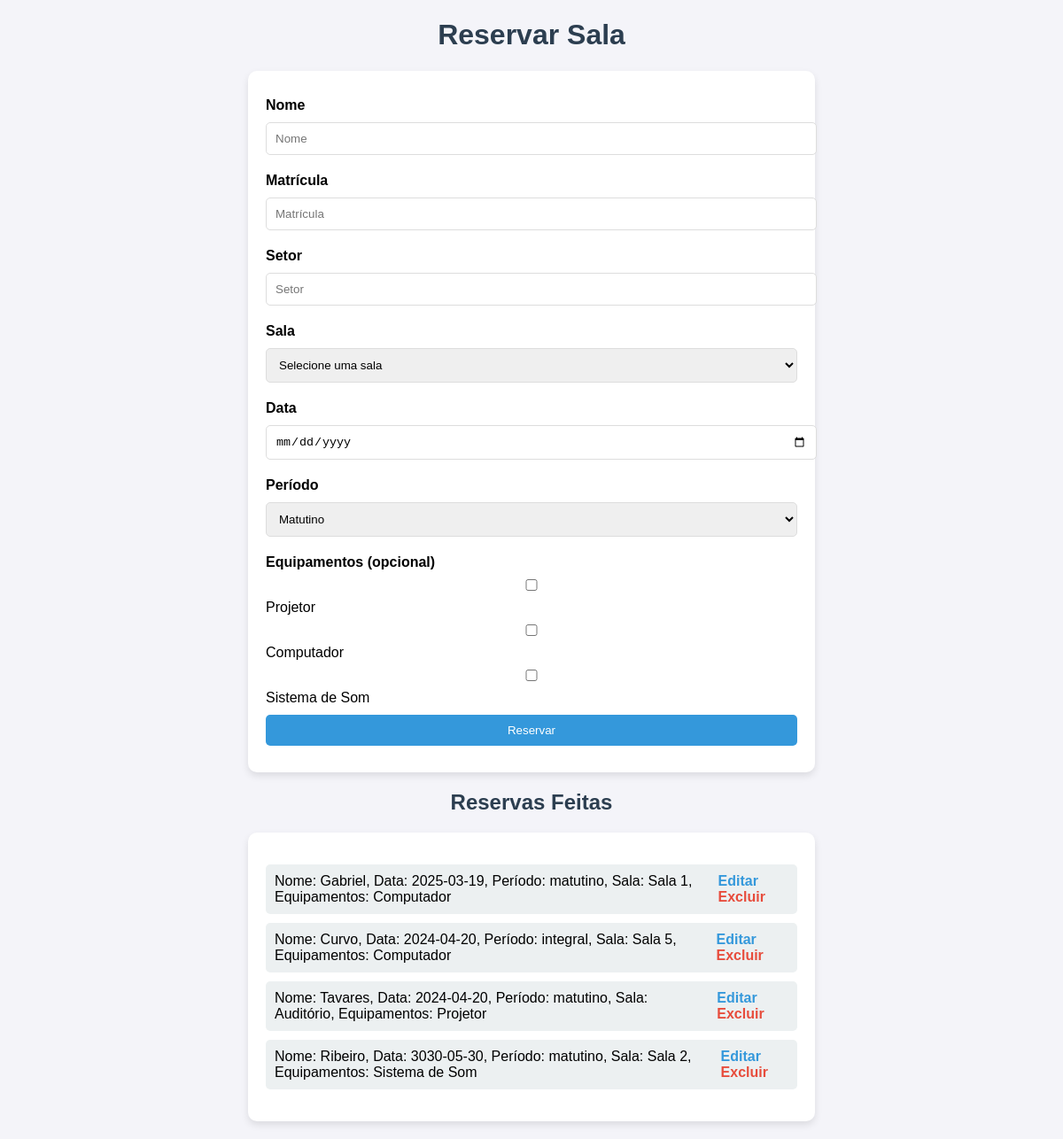
Before: / with the older database file.
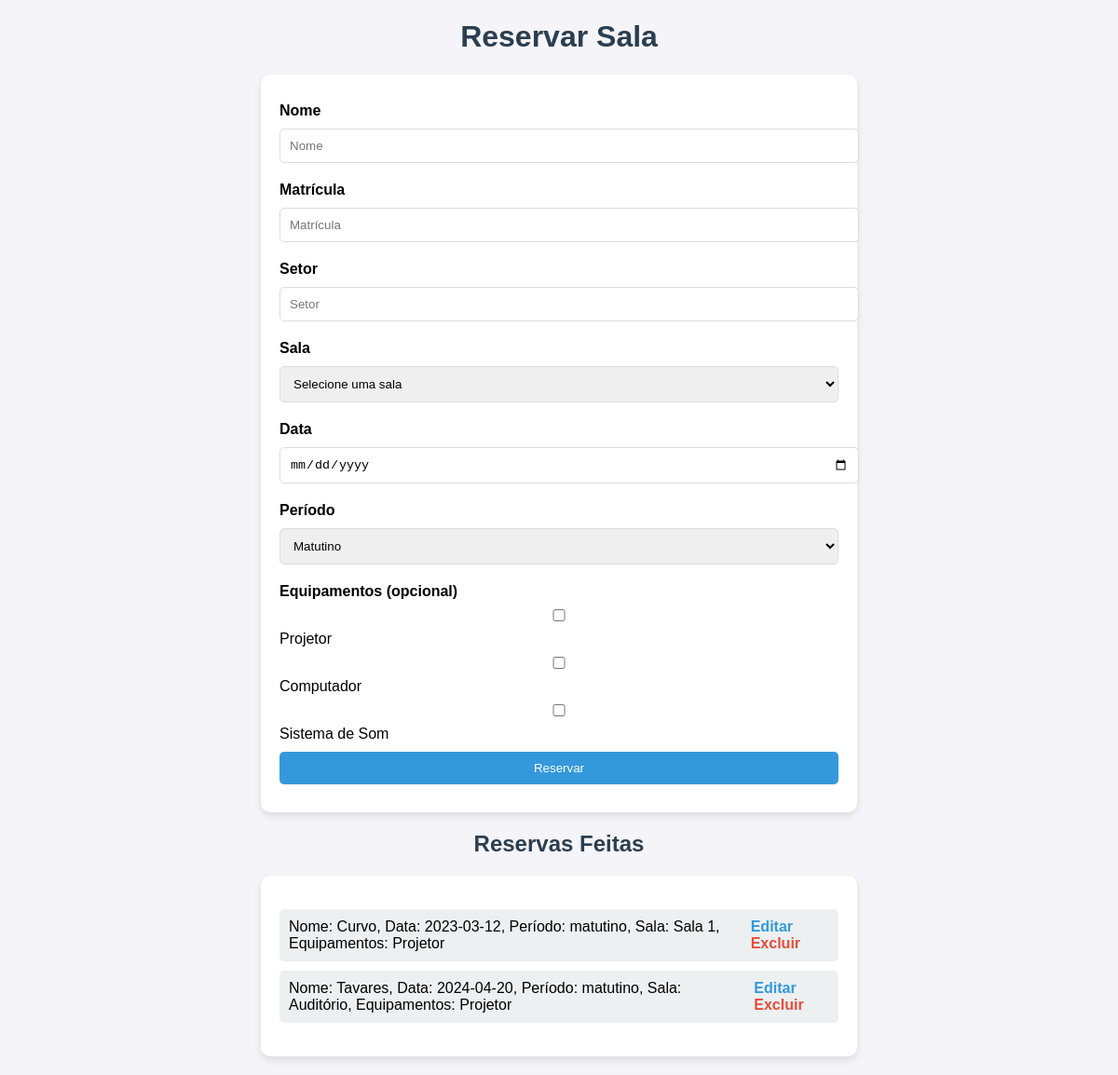
After: the same page with the newer database file.
### tables this page shows
CREATE TABLE Reservas (
        id INTEGER PRIMARY KEY AUTOINCREMENT,
        nome TEXT NOT NULL,
        matricula TEXT NOT NULL,
        setor TEXT NOT NULL,
        sala_id TEXT NOT NULL,
        data TEXT NOT NULL,
        periodo TEXT NOT NULL,
        equipamentos TEXT
    );

CREATE TABLE Sala (
        id INTEGER PRIMARY KEY AUTOINCREMENT,
        nome TEXT NOT NULL,
        capacidade INTEGER NOT NULL
    );

### app.py (the view)
@app.route('/')
def index():
    conn = conectar()
    cursor = conn.cursor()
    cursor.execute('''
        SELECT Reservas.nome, Reservas.data, Reservas.periodo, Sala.nome AS sala_nome, Reservas.equipamentos, Reservas.id
        FROM Reservas
        JOIN Sala ON Reservas.sala_id = Sala.id
    ''')
    reservas = cursor.fetchall()  # Buscar todas as reservas com os dados de sala
    conn.close()
    return render_template('index.html', reservas=reservas)

### database.py (called while the page is built)
def conectar():
    return sqlite3.connect('salas.db')  # Ajuste o nome do arquivo do banco de dados conforme necessário

### templates/index.html (shortened to what this page needs)
<!DOCTYPE html>
<html lang="en">
<head>
</head>
<body>
    <h1>Reservar Sala</h1>
    <form action="/reservar" method="POST">
        <label for="nome">Nome</label>
        <input type="text" name="nome" placeholder="Nome" required>
        <label for="matricula">Matrícula</label>
        <input type="number" name="matricula" placeholder="Matrícula" required min="0">
        <label for="setor">Setor</label>
        <input type="number" name="setor" placeholder="Setor" required min="0">
        <label for="sala_id">Sala</label>
        <select name="sala_id" required>
            <option value="">Selecione uma sala</option>
        </select>
        <label for="data">Data</label>
        <input type="date" name="data" required min="2024-01-01" max="9999-12-31">
        <label for="periodo">Período</label>
        <select name="periodo" required>
            <option value="matutino">Matutino</option>
        </select>
        <label for="equipamentos">Equipamentos (opcional)</label>
        <input type="checkbox" name="equipamentos" value="Projetor"> Projetor
        <input type="checkbox" name="equipamentos" value="Computador"> Computador
        <input type="checkbox" name="equipamentos" value="Sistema de Som"> Sistema de Som
        <button type="submit">Reservar</button>
    </form>
    <h2>Reservas Feitas</h2>
    <div class="reservas-list">
        <ul>
            {% for reserva in reservas %}
            <li>
                Nome: {{ reserva[0] }}, Data: {{ reserva[1] }}, Período: {{ reserva[2] }},
                Sala: {{ reserva[3] }}, Equipamentos: {{ reserva[4] }}
                <div>
                    <a href="/editar/{{ reserva[5] }}" class="editar">Editar</a>
                    <a href="/deletar/{{ reserva[5] }}" class="excluir" onclick="return confirm('Tem certeza que deseja excluir esta reserva?');">Excluir</a>
                </div>
            </li>
            {% endfor %}
        </ul>
    </div>
</body>
</html>

### templates/index.html (style rules this page uses)
body { font-family: Arial, sans-serif; background-color: #f4f4f9; margin: 0; padding: 0; }
h1, h2 { text-align: center; color: #2c3e50; }
form { background-color: #ffffff; padding: 20px; margin: 20px auto; border-radius: 10px; max-width: 600px; box-shadow: 0 4px 8px rgba(0, 0, 0, 0.1); }
form input, form select, form button { width: 100%; padding: 10px; margin: 10px 0; border: 1px solid #ddd; border-radius: 5px; }
form label { font-weight: bold; display: block; margin-top: 10px; }
form button { background-color: #3498db; color: white; border: none; cursor: pointer; }
.reservas-list { background-color: #ffffff; padding: 20px; margin: 20px auto; border-radius: 10px; max-width: 600px; box-shadow: 0 4px 8px rgba(0, 0, 0, 0.1); }
ul { list-style-type: none; padding: 0; }
ul li { background-color: #ecf0f1; margin-bottom: 10px; padding: 10px; border-radius: 5px; display: flex; justify-content: space-between; align-items: center; }
ul li a { text-decoration: none; font-weight: bold; margin-left: 10px; }
ul li a.editar { color: #3498db; }
ul li a.excluir { color: #e74c3c; }

Changed rows visible on the page:
removed Reservas: nome "Gabriel", data "2025-03-19", periodo "matutino", nome "Sala 1", equipamentos "Computador"
removed Reservas: nome "Ribeiro", data "3030-05-30", periodo "matutino", nome "Sala 2", equipamentos "Sistema de Som"
changed Reservas "Curvo": data "2024-04-20" → "2023-03-12"; periodo "integral" → "matutino"; nome "Sala 5" → "Sala 1"; equipamentos "Computador" → "Projetor"
